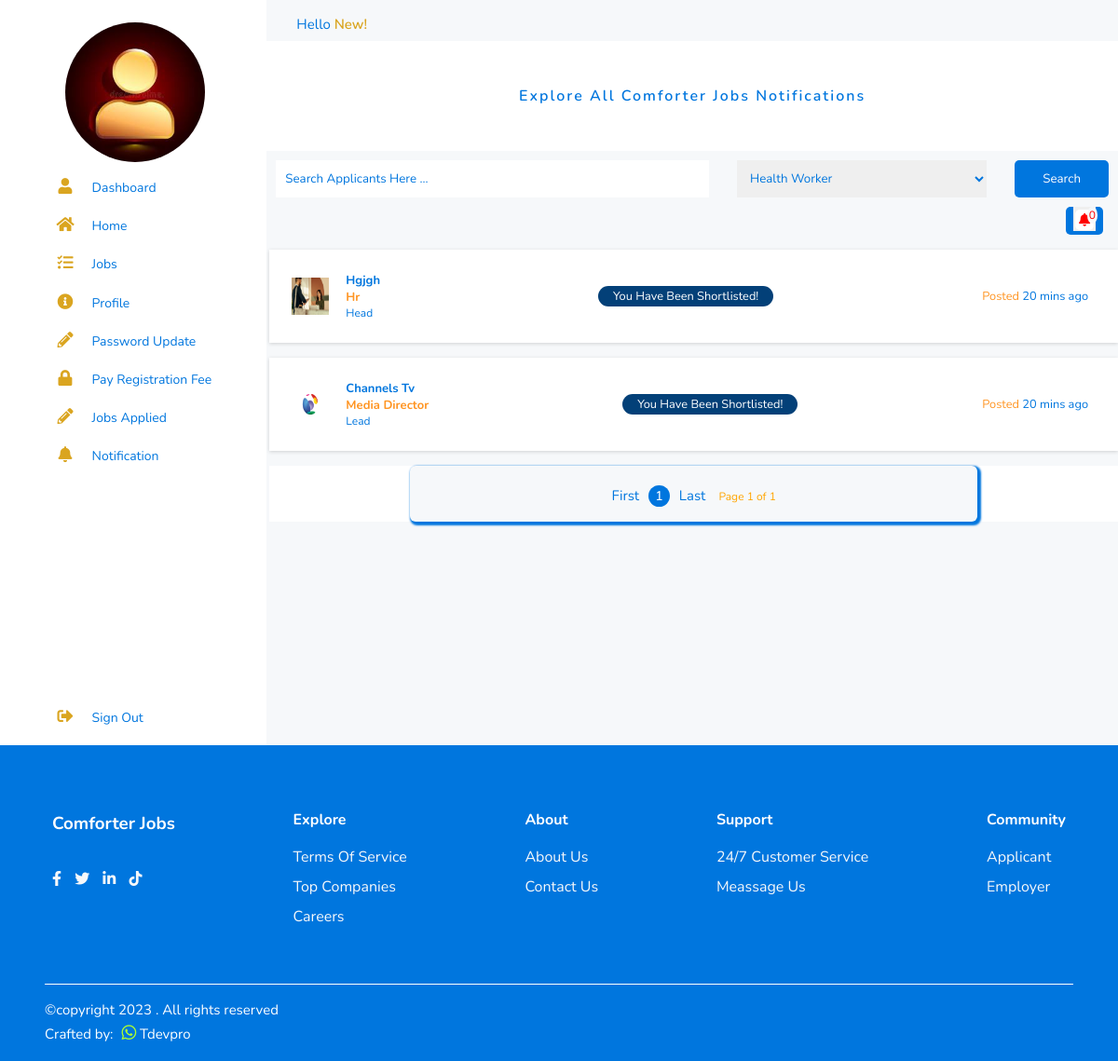
Screenshot of /applicants/all-jobs-shortlisted (signed in) with the database file from the repository.
### applicants/models.py (models this page shows, shortened)
class General_Information(models.Model):#createprofile
    user = models.OneToOneField(User, on_delete=models.CASCADE, blank=True, null=True)
    first_name = models.CharField(max_length=100)
    middle_name = models.CharField(max_length=100)
    last_name = models.CharField(max_length=100)
    nationality = models.CharField(max_length=250)
    mobile_number = models.CharField(max_length=11)
    home_number = models.CharField(max_length=11)
    current_address = models.CharField(max_length=250)
    nearest_bus_stop = models.CharField(max_length=250)
    landmark = models.CharField(max_length=250)
    current_city = models.CharField(max_length=250)
    current_state = models.CharField(max_length=250)
    qualification = models.CharField(max_length=250)
    date_of_birth = models.CharField(max_length=250)
    gender = models.CharField(max_length=250)
    image = models.ImageField(upload_to='profile', default='profile/avatar.jpg')
    state_of_origin = models.CharField(max_length=250)
    local_gov_area = models.CharField(max_length=250)
    parents_address = models.CharField(max_length=250)
    parents_phone_number = models.CharField(max_length=250)
    name_of_your_village = models.CharField(max_length=250)
    family_compound_name  = models.CharField(max_length=250)
    marital_status = models.CharField(max_length=250)
    complete = models.BooleanField(default = False)
    class Meta:
        db_table = 'general_information'
        managed = True
        verbose_name = 'General_Information'
        verbose_name_plural = 'General_Information'

class Job_Apply(models.Model):
    general_information = models.ForeignKey(General_Information,blank=True, null=True, on_delete=models.CASCADE)
    job_post = models.ForeignKey(Job_Post, blank=True, null=True, on_delete=models.CASCADE)
    empl_logo = models.ImageField(upload_to='employer_profile',  blank=True, null=True)
    employer = models.CharField(max_length=250)
    category_apply = models.CharField(max_length=250, blank=True, null=True)
    job = models.CharField(max_length=250)
    slug = models.SlugField(blank=True, null=True, unique=True)
    role = models.CharField(max_length=250)
    requirement = models.CharField(max_length=250)
    probabtion = models.CharField(max_length=250)
    location = models.CharField(max_length=250)
    additional_skills = models.CharField(max_length=250, blank=True, null=True)
    previous_company = models.CharField(max_length=250, blank=True, null=True)
    language_spoken = models.CharField(max_length=250, blank=True, null=True)
    employer_terms = models.TextField(blank=True, null=True)
    job_description = models.TextField()
    salary_expected = models.CharField(max_length=50, blank=True, null=True)
    about_yourself = models.TextField()
    deadline_date = models.CharField(max_length=250, blank=True, null=True)
    job_date = models.DateTimeField(auto_now_add=True)
    job_dat = models.DateField(auto_now_add=True)
    job_updated = models.DateTimeField(auto_now_add=True)
    new_applied = models.BooleanField(blank=True, null=True)
    applied = models.BooleanField(blank=True, null=True)
    applied_date = models.DateTimeField(auto_now=False, auto_now_add=False, blank=True, null=True)
    selected = models.BooleanField(default=False)
    shortlisted = models.BooleanField(default=False)
    shortlisted_date = models.DateTimeField(auto_now=False, auto_now_add=False, blank=True, null=True)
    declined = models.BooleanField(default=False)
    declined_date = models.DateTimeField(auto_now=False, auto_now_add=False, blank=True, null=True)
    hired = models.BooleanField(default=False)
    hireded_date = models.DateTimeField(auto_now=False, auto_now_add=False, blank=True, null=True)
    resigned = models.BooleanField(default=False)
    resigned_date = models.DateTimeField(auto_now=False, auto_now_add=False, blank=True, null=True)
    terminated = models.BooleanField(default=False)
    terminated_date = models.DateTimeField(auto_now=False, auto_now_add=False, blank=True, null=True)
    notice = models.IntegerField(default=1)
    admin_note = models.TextField(blank=True, null=True)
    class Meta:
        db_table = 'job_apply'
        managed = True
        verbose_name = 'Job_Apply'
        verbose_name_plural = 'Job_Apply'

### employers/models.py (models this page shows, shortened)
class Job_Post(models.Model):
    employer_profile = models.ForeignKey(Employer_Profile,blank=True, null=True, on_delete=models.CASCADE)
    employer_name = models.CharField(max_length=50, blank=True, null=True)
    employ_logo = models.ImageField(upload_to='employer_profile',  blank=True, null=True)
    category = models.ForeignKey(Category, blank=True, null=True, on_delete=models.CASCADE)
    job = models.CharField(max_length=250)
    num_alpha = models.CharField(max_length=250,  blank=True, null=True)
    slug = models.SlugField(blank=True, null=True,  unique=True)
    role = models.CharField(max_length=250)
    requirement = models.CharField(max_length=250)
    probabtion = models.CharField(max_length=250)
    location = models.CharField(max_length=250)
    additional_skills = models.CharField(max_length=250)
    employer_terms = models.TextField()
    job_description = models.TextField()
    publish = models.BooleanField(default=True)
    publish_date = models.DateTimeField(auto_now_add=True)
    job_updated = models.DateTimeField(auto_now=False, auto_now_add=False, blank=True, null=True)
    deadline = models.CharField(max_length=250)
    job_open = models.BooleanField(default=True)
    job_open_date = models.DateTimeField(auto_now_add=True, blank=True, null=True)
    job_closed = models.BooleanField(default=False)
    job_closed_date = models.DateTimeField(auto_now=False, auto_now_add=False, blank=True, null=True)
    class Meta:
        db_table = 'job_post'
        managed = True
        verbose_name = 'Job_Post'
        verbose_name_plural = 'Job_Posts'

### createdby/models.py (models this page shows, shortened)
class CreatedBy(models.Model):
    copyright_year = models.CharField(max_length=4, blank=True, null=True)
    crafted_by = models.CharField(max_length=250, default='')
    crafted_by_whatsapp = models.CharField(max_length=250, default='', blank=True, null=True)
    crafted_by_website = models.URLField(default='', blank=True, null=True)
    class Meta:
        db_table = 'createdby'
        managed = True
        verbose_name = 'CreatedBy'
        verbose_name_plural = 'CreatedBys'

### applicants/views.py (the view)
# urls.py: path('all-jobs-shortlisted', DisplayAllJobsSelected.as_view(), name='applicant_jobs_selected'),
class DisplayAllJobsSelected(LoginRequiredMixin, View):
    login_url = 'accounts:applicantsignin'
    def get(self, request):
        createdby = CreatedBy.objects.get(pk=1)
        category = Category.objects.all()
        profile = General_Information.objects.get(user = request.user)
        alljob = Job_Apply.objects.filter(general_information = profile, selected=True, applied=True).order_by('id')
        p = Paginator(alljob, 2)
        page = request.GET.get('page')
        alljobs = p.get_page(page)
        notice_count = Job_Apply.objects.filter(general_information = profile, selected=True, shortlisted=True, applied=True)
        notice_counta = 0
        for item in notice_count:
            notice_counta += item.notice
        return render(request, 'applicant_job_notice.html',{
            'category': category,
            'profile': profile,
            'createdby': createdby,
            'alljobs': alljobs,
            'notice_counta': notice_counta,
        })

### home/templatetags/simple_tags.py (called while the page is built)
@register.simple_tag()
def intralink(main, link):
    return reverse(main) + '#' + link

### applicants/templates/applicant_job_notice.html (shortened to what this page needs)
{% extends 'base.html' %}
{% block content %}
    <div class="employerr">
        <div class="container">
            {% include 'sidebar.html' %}
            <section class="main newmainn">
                <p class="jop"> Hello <span>{{profile.first_name|title}}!</span></p>
                <div class="main_top">
                    <p>explore all comforter jobs notifications</p>
                </div>
                {% include 'applicant_search.html' %}
                <div class="main_body">
                    <section class="job-list" id="jobs">
                        {% include 'notice.html' %}
                        {% if alljobs %}
                            {% for job in alljobs %}
                                <div class="job-card">
                                    <div class="job-name">
                                        <img src="{{job.job_post.employ_logo.url}}" class="job-profile">
                                        <div class="job-detail">
                                            <h4>{{job.job_post.employer_name|title}}</h4>
                                            <h3>{{job.job|title}}</h3>
                                            <p>{{job.role|title}}</p>
                                        </div>
                                    </div>
                                    <div class="job-label">
                                        {% if job %}
                                            {% if job.applied %}
                                                <a  class="label-c">You have been shortlisted!</a>
                                            {% else %}
                                                <a href="" class="label-b">open</a>
                                                <a href="{% url 'applicants:applicant_job' job.slug %}" class="label-c">apply</a>
                                            {% endif %}
                                        {% else %}
                                            <a href="" class="label-a">closed</a>
                                        {% endif %}
                                    </div>
                                    <div class="job-posted">
                                        <span>posted</span> 20 mins ago
                                    </div>
                                </div>
                            {% endfor %}
                            {% include 'applicant_pagination.html' %}
                        {% else %}
                        <div class="nonyet">
                            <div class="nonatall">
                                <h2>You have no notification at the moment</h2>
                            </div>
                        </div>
                        {% endif %}
                    </section>
                </div>
            </section>
        </div>
    </div>
{% endblock content %}
{% block footer %} {% include 'footer.html' %} {% endblock footer %}

### applicants/templates/sidebar.html
<nav>
    <div class="enavbar">
        <div class="newlogo">
            <img src="{{profile.image.url}}" alt="">
        </div>
        <ul>
            <li>
                <a href="{% url 'applicants:applicant_dashboard' %}">
                    <i class="fa fa-user" aria-hidden="true"></i>
                    <span class="nav_item">dashboard</span>
                </a>
            </li>
            <li>
                <a href="{% url 'index' %}">
                    <i class="fa fa-home" aria-hidden="true"></i>
                    <span class="nav_item">home</span>
                </a>
            </li>
            <li>
                <a href="{% url 'applicants:applicant_all_jobs' %}">
                    <i class="fa fa-tasks" aria-hidden="true"></i>
                    <span class="nav_item">jobs</span>
                </a>
            </li>
            <li>
                <a href="{% url 'applicants:profile_update' %}">
                    <i class="fa fa-info-circle" aria-hidden="true"></i>
                    <span class="nav_item">profile</span>
                </a>
            </li>
            <li>
                <a href="{% url 'applicants:applicant_password' %}">
                    <i class="fa fa-pencil-alt" aria-hidden="true"></i>
                    <span class="nav_item">password update</span>
                </a>
            </li>
            <li>
                <a href="{% url 'applicants:applicant_payment' %}">
                    <i class="fa fa-lock" aria-hidden="true"></i>
                    <span class="nav_item">pay registration fee</span>
                </a>
            </li>
            <li>
                <a href="{% url 'applicants:applicant_job_applied' %}">
                    <i class="fa fa-pencil-alt" aria-hidden="true"></i>
                    <span class="nav_item">jobs applied</span>
                </a>
            </li>
            <li>
                <a href="{% url 'applicants:applicant_jobs_selected' %}">
                    <i class="fa fa-bell" aria-hidden="true"></i>
                    <span class="nav_item">notification</span>
                </a>
            </li>
            <li>
                <a href="{% url 'accounts:signout' %}" class="signout">
                    <i class="fa fa-sign-out-alt" aria-hidden="true"></i>
                    <span class="nav_item">sign out</span>
                </a>
            </li>
        </ul>
    </div>
</nav>

### home/templates/footer.html (shortened to what this page needs)
{% load simple_tags %}
    <div class="footer-section">
        <div class="footer">
            <div class="footer-wrapper">
                <h3>comforter jobs</h3>
                <div class="social-media">
                    <a href="#"><i class="fab fa-facebook-f"></i></a>
                    <a href="#"><i class="fab fa-twitter"></i></a>
                    <a href="#"><i class="fab fa-linkedin-in"></i></a>
                    <a href="#"><i class="fab fa-tiktok"></i></a>
                </div>
            </div>
            <div class="footer-wrapper">
                <h4>explore</h4>
                <a>terms of service</a>
                <a href="{% intralink 'index' 'companies' %}">top companies</a>
                <a href="{% url 'accounts:applicantsignup' %}">careers</a>
            </div>
            <div class="footer-wrapper">
                <h4>about</h4>
                <a href="{% intralink 'index' 'about' %}">about us</a>
                <a href="{% intralink 'index' 'contact' %}">contact us</a>
            </div>
            <div class="footer-wrapper">
                <h4>support</h4>
                <a>24/7 customer service</a>
                <a>meassage us</a>
            </div>
            <div class="footer-wrapper">
                <h4>community</h4>
                <a href="{% url 'accounts:applicantsignup' %}">applicant</a>
                <a href="{% url 'accounts:employersignup' %}">employer</a>
            </div>
        </div>
        <div class="copyright">
            <hr>
            <p>&copy;copyright {{createdby.copyright_year}} {{home.name}}. All rights reserved</p>
            <p>Crafted by:
                <a href="#"><span class="whats"><i class="fab fa-whatsapp" aria-hidden="true"></i></span></a>
                {{createdby.crafted_by}}
            </p>
        </div>
    </div>

### rows the page displays
General_Information: image (placeholder picture), first_name "New"
Job_Apply: job_post.employ_logo (picture), job_post.employer_name "Hgjgh", job "Hr", role "Head", applied "You Have Been Shortlisted!"
Job_Apply: job_post.employ_logo (picture), job_post.employer_name "Channels Tv", job "Media Director", role "Lead", applied "You Have Been Shortlisted!"
CreatedBy: copyright_year "2023", crafted_by "Tdevpro"

### other values shown
{{ item }} "1"
{{ alljobs.number }} "1"
{{ alljobs.paginator.num_pages }} "1"
form field searchbar2 "Health Worker"
